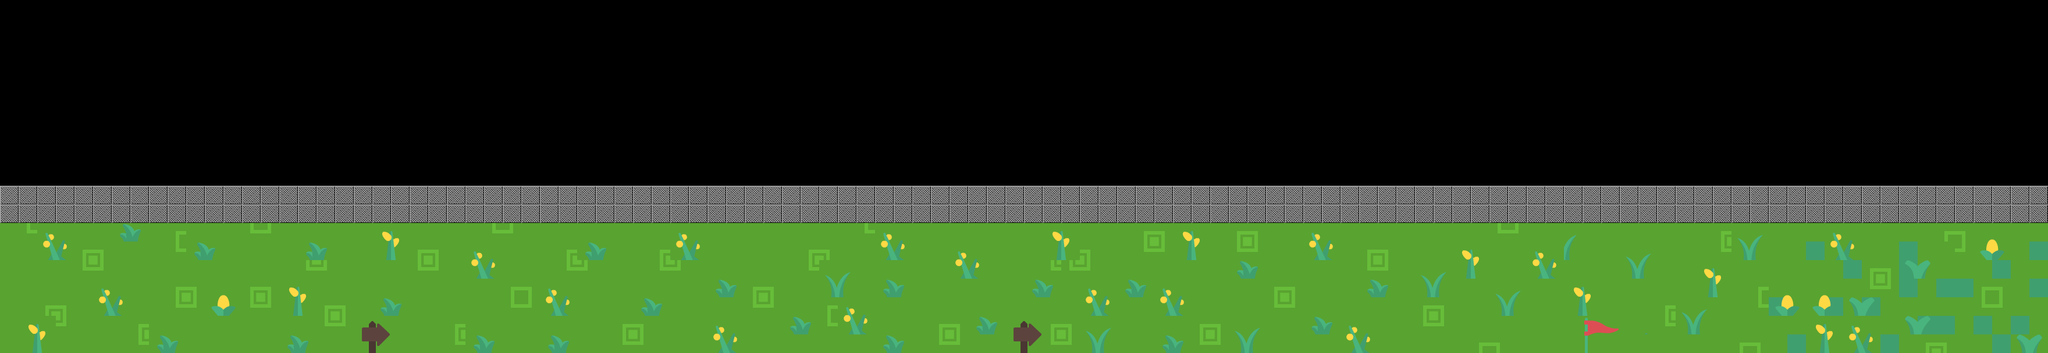

Below is a game level as drawn by its tile map, then a one-line description and the .tmx that defines it (tile-layer data replaced by summaries):
An orthogonal 110x19 tile map with 32x32 px tiles, 3 tile layers (terrain, decoration, meta), 2 tilesets and 19 objects (player, monster_01, monster_02, monster_03, monster_04, ...).

<map version="1.2" tiledversion="1.2.0" orientation="orthogonal" renderorder="left-down" width="110" height="19" tilewidth="32" tileheight="32" infinite="0" nextlayerid="44" nextobjectid="36">
 <tileset firstgid="1" source="block.tsx" />
 <tileset firstgid="49" source="tilesheet_complete.tsx" />
 <layer id="40" name="terrain" width="110" height="19">
  <properties>
   <property name="collidable" type="bool" value="true" />
  </properties>
  <data>[2090 cells, 990 non-empty, 24 distinct tile ids]</data>
 </layer>
 <layer id="41" name="decoration" width="110" height="19">
  <data>[2090 cells, 358 non-empty, 39 distinct tile ids]</data>
 </layer>
 <objectgroup id="2" name="objects">
  <object id="1" name="player" x="50" y="510">
   <point />
  </object>
  <object id="2" name="monster_01" x="1203" y="577">
   <point />
  </object>
  <object id="14" name="monster_02" x="900" y="462">
   <point />
  </object>
  <object id="15" name="monster_03" x="1159" y="450">
   <point />
  </object>
  <object id="16" name="monster_04" x="809" y="516">
   <point />
  </object>
  <object id="17" name="monster_05" x="1308" y="496">
   <point />
  </object>
  <object id="18" name="monster_06" x="861" y="596">
   <point />
  </object>
  <object id="19" name="monster_07" x="1907" y="497">
   <point />
  </object>
  <object id="20" name="monster_08" x="2124" y="446">
   <point />
  </object>
  <object id="21" name="monster_09" x="2227" y="491">
   <point />
  </object>
  <object id="22" name="monster_10" x="2097" y="575">
   <point />
  </object>
  <object id="23" name="boss" x="3375" y="510">
   <point />
  </object>
  <object id="25" name="scene_item_lever_rod" x="1595" y="574.333">
   <point />
  </object>
  <object id="26" name="scene_item_lever_stone" x="1747" y="381">
   <point />
  </object>
  <object id="27" name="scene_item_lever_fulcrum" x="1588" y="479">
   <point />
  </object>
  <object id="28" name="monster_11" x="2350" y="552">
   <point />
  </object>
  <object id="29" name="scene_item_pulley_fulcrum" x="927.333" y="520">
   <point />
  </object>
  <object id="30" name="scene_item_pulley_pulley" x="1110" y="520">
   <point />
  </object>
  <object id="35" name="door" x="2700" y="480">
   <point />
  </object>
 </objectgroup>
 <layer id="43" name="meta" width="110" height="19">
  <data>[2090 cells, 220 non-empty, 1 distinct tile ids]</data>
 </layer>
</map>
